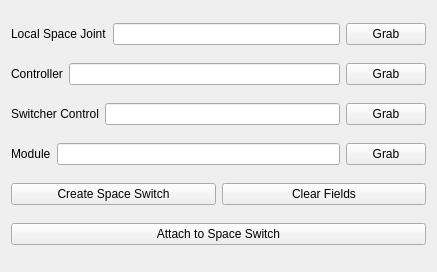
          <widget class="QWidget" name="spaceSwitchMD_page">
           <property name="geometry">
            <rect>
             <x>0</x>
             <y>0</y>
             <width>437</width>
             <height>272</height>
            </rect>
           </property>
           <property name="styleSheet">
            <string notr="true"/>
           </property>
           <attribute name="label">
            <string>Space Switches</string>
           </attribute>
           <layout class="QVBoxLayout" name="verticalLayout_8">
            <item>
             <layout class="QHBoxLayout" name="horizontalLayout_6">
              <property name="spacing">
               <number>6</number>
              </property>
              <item>
               <widget class="QLabel" name="lbl_localSpaceJnt">
                <property name="text">
                 <string>Local Space Joint</string>
                </property>
                <property name="margin">
                 <number>2</number>
                </property>
               </widget>
              </item>
              <item>
               <widget class="QLineEdit" name="line_localSpaceJnt">
                <property name="styleSheet">
                 <string notr="true"/>
                </property>
               </widget>
              </item>
              <item>
               <widget class="QPushButton" name="btn_grabLocalSpaceJnt">
                <property name="styleSheet">
                 <string notr="true"/>
                </property>
                <property name="text">
                 <string>Grab</string>
                </property>
               </widget>
              </item>
             </layout>
            </item>
            <item>
             <layout class="QHBoxLayout" name="horizontalLayout_9">
              <property name="spacing">
               <number>6</number>
              </property>
              <item>
               <widget class="QLabel" name="lbl_spaceSwitchCtrl">
                <property name="text">
                 <string>Controller</string>
                </property>
                <property name="margin">
                 <number>2</number>
                </property>
               </widget>
              </item>
              <item>
               <widget class="QLineEdit" name="line_spaceSwitchCtrl">
                <property name="styleSheet">
                 <string notr="true"/>
                </property>
               </widget>
              </item>
              <item>
               <widget class="QPushButton" name="btn_grabSpaceSwitchCtrl">
                <property name="styleSheet">
                 <string notr="true"/>
                </property>
                <property name="text">
                 <string>Grab</string>
                </property>
               </widget>
              </item>
             </layout>
            </item>
            <item>
             <layout class="QHBoxLayout" name="horizontalLayout_11">
              <property name="spacing">
               <number>6</number>
              </property>
              <item>
               <widget class="QLabel" name="lbl_spaceSwitcherCtrl">
                <property name="text">
                 <string>Switcher Control</string>
                </property>
                <property name="margin">
                 <number>2</number>
                </property>
               </widget>
              </item>
              <item>
               <widget class="QLineEdit" name="line_spaceSwitcherCtrl">
                <property name="styleSheet">
                 <string notr="true"/>
                </property>
               </widget>
              </item>
              <item>
               <widget class="QPushButton" name="btn_grabSpaceSwitcherCtrl">
                <property name="styleSheet">
                 <string notr="true"/>
                </property>
                <property name="text">
                 <string>Grab</string>
                </property>
               </widget>
              </item>
             </layout>
            </item>
            <item>
             <layout class="QHBoxLayout" name="horizontalLayout_10">
              <property name="spacing">
               <number>6</number>
              </property>
              <item>
               <widget class="QLabel" name="lbl_spaceSwitchModuleType">
                <property name="text">
                 <string>Module</string>
                </property>
                <property name="margin">
                 <number>2</number>
                </property>
               </widget>
              </item>
              <item>
               <widget class="QLineEdit" name="line_spaceSwitchModuleType">
                <property name="styleSheet">
                 <string notr="true"/>
                </property>
               </widget>
              </item>
              <item>
               <widget class="QPushButton" name="btn_grabSpaceSwitchModuleType">
                <property name="styleSheet">
                 <string notr="true"/>
                </property>
                <property name="text">
                 <string>Grab</string>
                </property>
               </widget>
              </item>
             </layout>
            </item>
            <item>
             <layout class="QHBoxLayout" name="horizontalLayout">
              <item>
               <widget class="QPushButton" name="btn_createSpaceSwitch">
                <property name="styleSheet">
                 <string notr="true"/>
                </property>
                <property name="text">
                 <string>Create Space Switch</string>
                </property>
               </widget>
              </item>
              <item>
               <widget class="QPushButton" name="btn_spaceSwitchClearFields">
                <property name="styleSheet">
                 <string notr="true"/>
                </property>
                <property name="text">
                 <string>Clear Fields</string>
                </property>
               </widget>
              </item>
             </layout>
            </item>
            <item>
             <widget class="QPushButton" name="btn_attachSpaceSwitch">
              <property name="styleSheet">
               <string notr="true"/>
              </property>
              <property name="text">
               <string>Attach to Space Switch</string>
              </property>
             </widget>
            </item>
           </layout>
          </widget>
